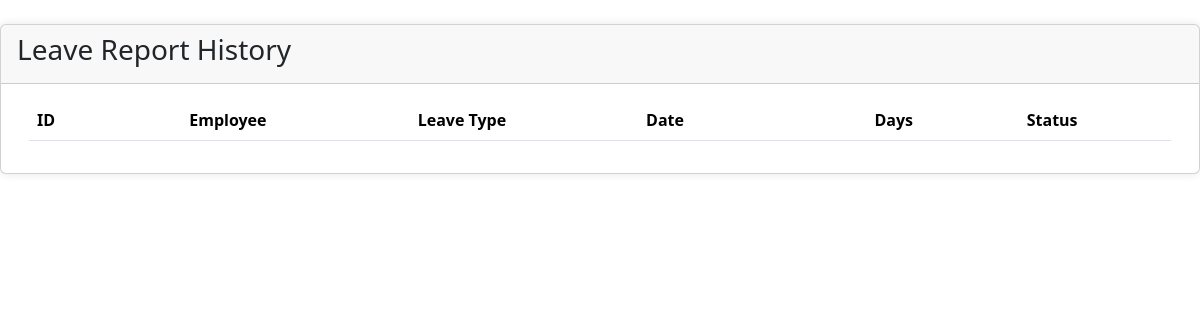
Page /admin/reports.php on the earlier database version.
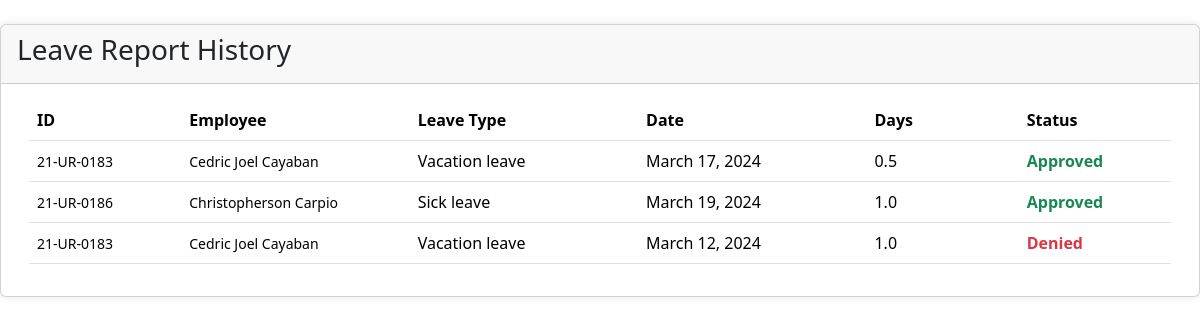
Same page on the later database version.
### tables this page shows
CREATE TABLE `employee_leave` (
  `leave_id` int(11) NOT NULL,
  `employee_id` varchar(20) NOT NULL,
  `leave_type` int(11) NOT NULL,
  `date` date NOT NULL,
  `status` varchar(50) NOT NULL,
  `reason` varchar(150) NOT NULL,
  `days` decimal(10,1) NOT NULL,
  `credit_cost` float NOT NULL
);

CREATE TABLE `employee` (
  `employee_id` varchar(20) NOT NULL,
  `username` varchar(50) NOT NULL,
  `password` varchar(50) NOT NULL,
  `acc_status` varchar(50) NOT NULL,
  `fname` varchar(25) NOT NULL,
  `mname` varchar(255) NOT NULL,
  `lname` varchar(20) NOT NULL,
  `credits` int(11) DEFAULT NULL,
  `birthdate` date NOT NULL,
  `contact` int(11) NOT NULL,
  `address` varchar(100) NOT NULL,
  `department` int(11) NOT NULL,
  `employee_type` int(11) NOT NULL,
  `academic_rank` int(11) DEFAULT NULL,
  `designation` int(11) DEFAULT NULL
);

CREATE TABLE `leave_type` (
  `type_id` int(11) NOT NULL,
  `leave_name` varchar(50) NOT NULL
);

### config.php (called while the page is built, shortened)
<?php
    $con = new mysqli('localhost', 'root', '', 'leave_system');
    $reportSql = $con -> query("SELECT * FROM
    employee_leave
    INNER JOIN employee ON employee_leave.employee_id=employee.employee_id
    INNER JOIN leave_type ON employee_leave.leave_type = leave_type.type_id
    WHERE employee_leave.status = 'Accepted' OR employee_leave.status = 'Rejected'"
    );
?>

### admin/reports.php (the view, shortened to what this page needs)
<?php
    require('../config.php');
?>
<!DOCTYPE html>
<html lang="en">
<head>
    <link rel="stylesheet" href="../css/contents.css">
    <link href="https://cdn.jsdelivr.net/npm/bootstrap@5.3.3/dist/css/bootstrap.min.css" rel="stylesheet">
</head>
<body>
<div class="card card-outline card-primary mt-4" id="load-content">
	<div class="card-header d-flex justify-content-between">
		<h3 class="card-title">Leave Report History</h3>
	</div>
	<div class="card-body">
        <div class="container-fluid">
			<table class="table table-hover table-stripped">
				<colgroup>
                    <col width="10%">
					<col width="15%">
					<col width="15%">
					<col width="15%">
					<col width="10%">
					<col width="10%">
				</colgroup>
				<thead>
					<tr>
						<th>ID</th>
						<th>Employee</th>
						<th>Leave Type</th>
						<th>Date</th>
						<th>Days</th>
						<th>Status</th>
					</tr>
				</thead>
				<tbody>
                        <?php
                            while($employee = $reportSql -> fetch_assoc()){
                        ?>
						<tr>
							<td>
                            <small><?=$employee['employee_id']?></small><br>
                            </td>
							<td>
								<small><?=$employee['fname'] . ' ' . $employee['lname']?> </small>
                            </td>
							<td><?=$employee['leave_name']?></td>
							<td><?= date('F j, Y', strtotime($employee['date'])) ?></td>
							<td>
                                <?=$employee['days']?>
							</td>
							<td>
                            <?php if($employee['status'] == 'Accepted'): ?>
									<b class="text-success">Approved</b>
								<?php elseif($employee['status'] == 'Rejected'): ?>
									<b class="text-danger">Denied</b>
								<?php else: ?>
									<b class="text-primary">Pending</b>
								<?php endif; ?>
							</td>
						</tr>
                        <?php
                            }
                        ?>
				</tbody>
			</table>
		</div>
	</div>
</div>
</body>
</html>

### css/contents.css (style rules this page uses)
.card { position: relative; display: flex; flex-direction: column; min-width: 0; word-wrap: break-word; background-color: #fff; background-clip: border-box; border: 1px solid rgba(0, 0, 0, 0.125); border-radius: 0.25rem; }
.card-body { flex: 1 1 auto; padding: 1rem 1rem; }
.card-title { margin-bottom: 0.5rem; }
.card-header { padding: 0.5rem 1rem; margin-bottom: 0; background-color: rgba(0, 0, 0, 0.03); border-bottom: 1px solid rgba(0, 0, 0, 0.125); }
.card-header:first-child { border-radius: calc(0.25rem - 1px) calc(0.25rem - 1px) 0 0; }
.card { border-radius: 15px; box-shadow: 0 0 10px rgba(0, 0, 0, 0.1); }
.card-header { border-bottom: none; }
.card-body { padding: 20px; }
.table { margin-bottom: 0; }
.card-header { display: flex; justify-content: space-between; }

Differences in the rows shown:
now on this page (row edited): employee_leave: employee.employee_id "21-UR-0183", employee.fname "Cedric Joel", employee.lname "Cayaban", leave_type.leave_name "Vacation leave", date "March 17, 2024", days "0.5", status "Approved"
added employee_leave: employee.employee_id "21-UR-0186", employee.fname "Christopherson", employee.lname "Carpio", leave_type.leave_name "Sick leave", date "March 19, 2024", days "1.0", status "Approved"
added employee_leave: employee.employee_id "21-UR-0183", employee.fname "Cedric Joel", employee.lname "Cayaban", leave_type.leave_name "Vacation leave", date "March 12, 2024", days "1.0", status "Denied"
